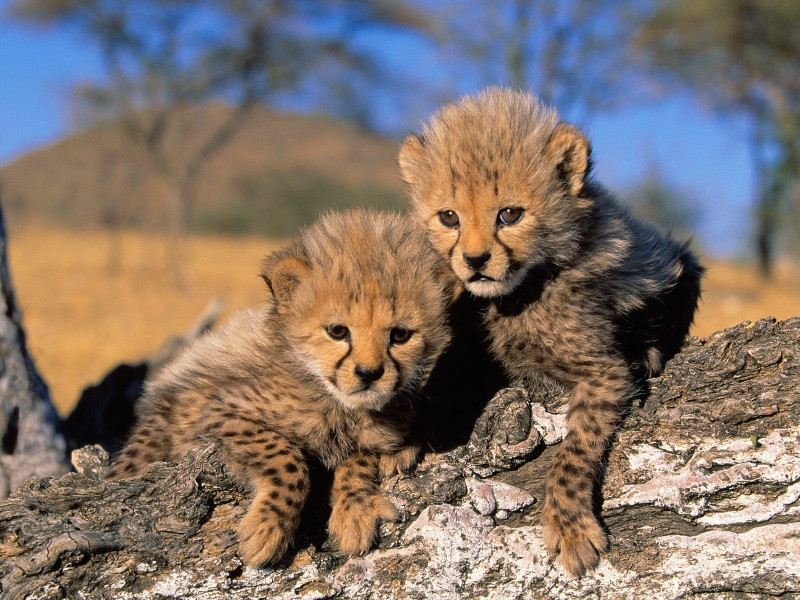
#> input picture test_images/test_image_real.jpg, 1600 x 1200 px (shown at 1/2 size)
$ python test.py ../test_images/test_image_real.jpg
#> lines starting #> are read from the running program, lines starting #| are printed output that depends on the picture; after the words box and inside, x2 and y2 are one past the last pixel; in counts of white or black regions, pixels touching at a corner belong together
### src/tools/forensic_analyzer.py
"""
Forensic Analyzer: Görsele forensic önişleme uygular.
- ELA (Error Level Analysis): Sıkıştırma tutarsızlığı haritası
- FFT Magnitude: Frekans alanı analizi
- Edge Density: Kenar yoğunluğu haritası
- Edge Pattern Analysis: AI tespit için edge yapı analizi
"""

from pathlib import Path
from io import BytesIO
import numpy as np
from PIL import Image, ImageChops, ImageEnhance
import cv2


class ForensicAnalyzer:
    """Görsel için forensic önişleme."""

    def __init__(self, target_size: int = 512):
        self.target_size = target_size

    def _resize_image(self, image: Image.Image) -> Image.Image:
        ratio = self.target_size / max(image.size)
        if ratio < 1:
            new_size = (int(image.size[0] * ratio), int(image.size[1] * ratio))
            image = image.resize(new_size, Image.LANCZOS)
        return image

    def compute_ela(self, image_path: Path, quality: int = 90) -> Image.Image:
#> called with quality = 90
        original = Image.open(image_path).convert("RGB")
#> original is the input picture: PIL image 1600x1200 RGB; mean R, G, B 129.4, 115.2, 105.6
        original = self._resize_image(original)

        buffer = BytesIO()
        original.save(buffer, format="JPEG", quality=quality)
        buffer.seek(0)
        recompressed = Image.open(buffer)

        ela = ImageChops.difference(original, recompressed)
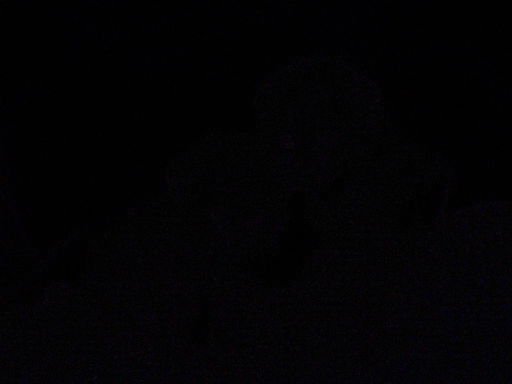
#> ela: PIL image 512x384 RGB; mean R, G, B 2.9, 2.2, 3.7
        extrema = ela.getextrema()
#> extrema = ((0, 34), (0, 18), (0, 44))
        max_diff = max([ex[1] for ex in extrema])
#> max_diff = 44
        if max_diff == 0:
            max_diff = 1
        scale = 255.0 / max_diff
#> scale = 5.8
        ela = ImageEnhance.Brightness(ela).enhance(scale)
        return ela

    def compute_fft_magnitude(self, image_path: Path) -> Image.Image:
        original = Image.open(image_path).convert("L")
#> original: PIL image 1600x1200 L
        original = self._resize_image(original)
        arr = np.array(original, dtype=np.float32)

        fft = np.fft.fft2(arr)
        fft_shifted = np.fft.fftshift(fft)
        magnitude = np.log(np.abs(fft_shifted) + 1)
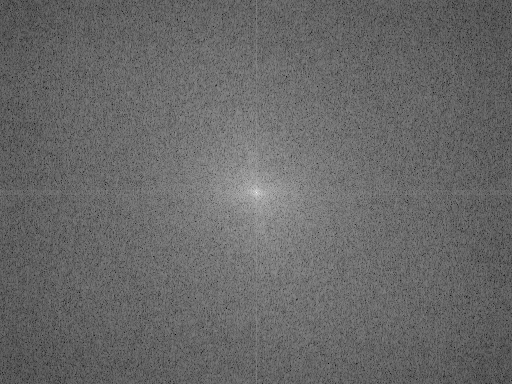
#> magnitude: shape (384, 512) float64; min 2.7, max 16.96, mean 8.55; drawn with min black and max white
        magnitude = (magnitude - magnitude.min()) / (magnitude.max() - magnitude.min())
        magnitude = (magnitude * 255).astype(np.uint8)

        return Image.fromarray(magnitude)

    def compute_edge_map(self, image_path: Path) -> np.ndarray:
        """Edge detection — numpy array döndürür (analiz için)."""
        original = Image.open(image_path).convert("L")
        original = self._resize_image(original)
        arr = np.array(original)
        edges = cv2.Canny(arr, threshold1=50, threshold2=150)
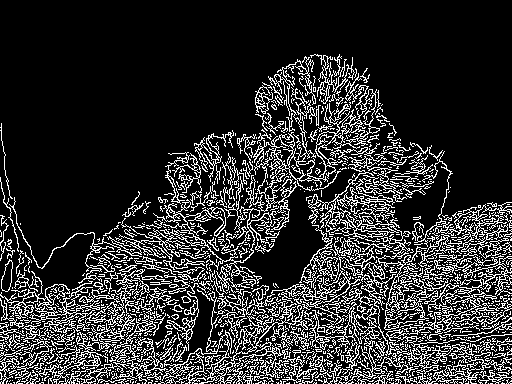
#> edges: shape (384, 512); 18.6% white in thin lines or dots, all inside (x1, y1, x2, y2) = (0, 54, 512, 384)
        return edges

    def analyze_edge_patterns(self, edges: np.ndarray) -> dict:
        """
        Edge map'inden AI tespit metrikleri çıkar.

        AI imzaları:
        - Düşük edge uniformity variance (her yer aynı yoğunlukta)
        - Yüksek texture repetition (tekrar eden pattern'ler)
        - Düşük density spread (uniform dağılım)
        """
        h, w = edges.shape
#> h = 384; w = 512

        # 1. EDGE UNIFORMITY (8x8 grid variance)
        grid_size = 8
        cell_h, cell_w = h // grid_size, w // grid_size
#> cell_h = 48; cell_w = 64
        cell_densities = []

        for i in range(grid_size):
            for j in range(grid_size):
                cell = edges[
                    i * cell_h:(i + 1) * cell_h,
                    j * cell_w:(j + 1) * cell_w
                ]
                density = (cell > 0).sum() / cell.size
                cell_densities.append(density)
#> after the loop, cell_densities = 64 values, max 0.38 at index 49, min 0 at index 0, mean 0.186

        cell_densities = np.array(cell_densities)
        # Düşük std = uniform = AI işareti
        uniformity_std = float(cell_densities.std())
#> uniformity_std = 0.153
        uniformity_mean = float(cell_densities.mean())
#> uniformity_mean = 0.186

        # 2. TEXTURE REPETITION (patch similarity)
        # Görseli 32x32 patch'lere böl, ortalama benzerlik
        patch_size = 32
        patches = []
        for i in range(0, h - patch_size, patch_size):
            for j in range(0, w - patch_size, patch_size):
                patch = edges[i:i + patch_size, j:j + patch_size]
                patches.append(patch.flatten())
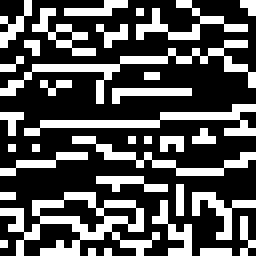
#> patch: shape (32, 32) (shown 8 times larger); 32.6% white in thin lines or dots
#> after the loop, patches = 165 items

        # En çok 50 patch'i karşılaştır (hız için)
        if len(patches) > 50:
            indices = np.linspace(0, len(patches) - 1, 50, dtype=int)
#> indices = 50 values from 0 to 164
            patches = [patches[i] for i in indices]
#> patches = 50 items

        patches = np.array(patches, dtype=np.float32)
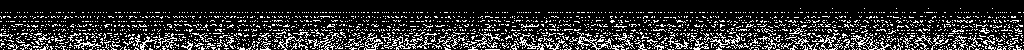
#> patches: shape (50, 1024) float32; 17.9% white in thin lines or dots, all inside (x1, y1, x2, y2) = (0, 8, 1024, 50)

        # Pairwise correlation
        if len(patches) > 1:
            # Her patch'i normalize et
            norms = np.linalg.norm(patches, axis=1, keepdims=True)
#> norms = 50 values, max 5144.4 at index 46, min 0 at index 0, mean 2737.1
            norms[norms == 0] = 1
            normalized = patches / norms
            # Cosine similarity matrix
            similarity = normalized @ normalized.T
            # Diagonal'ı çıkar (kendisiyle benzerliği)
            np.fill_diagonal(similarity, 0)
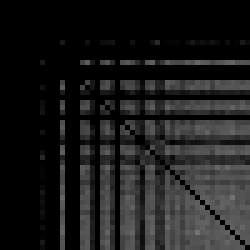
#> similarity: shape (50, 50) float32 (shown 5 times larger); min 0, max 0.453, mean 0.109
            avg_similarity = float(similarity.mean())
#> avg_similarity = 0.109
        else:
            avg_similarity = 0.0

        # 3. DENSITY DISTRIBUTION (histogram analizi)
        # Eğer dağılım uniform ise AI işareti, bimodal ise real
        hist, _ = np.histogram(cell_densities, bins=10)
#> hist = [22, 3, 2, 0, 2, 4, 2, 6, 7, 16]
        hist_normalized = hist / hist.sum() if hist.sum() > 0 else hist
#> hist_normalized = [0.344, 0.0469, 0.0312, 0, 0.0312, 0.0625, 0.0312, 0.0938, 0.109, 0.25]
        # Entropy: yüksek = uniform dağılım
        entropy = -np.sum([p * np.log(p + 1e-10) for p in hist_normalized])
#> entropy = 1.82

        # 4. OVERALL EDGE DENSITY
        overall_density = float((edges > 0).sum() / edges.size)
#> overall_density = 0.186

        return {
            "edge_density": overall_density,
            "uniformity_std": uniformity_std,
            "uniformity_mean": uniformity_mean,
            "texture_repetition": avg_similarity,
            "density_entropy": float(entropy),
        }

    def compute_ai_likelihood_score(self, metrics: dict) -> dict:
        """
        Metriklerden AI olma olasılığını hesapla.
        Heuristic skorlar — kalibrasyon test sonuçlarına göre yapılacak.
        """
        score = 0
        signals = []

        # Düşük uniformity_std = uniform dağılım = AI
        if metrics["uniformity_std"] < 0.05:
            score += 30
            signals.append("Edge dağılımı uniform (AI işareti)")
        elif metrics["uniformity_std"] < 0.10:
            score += 15
            signals.append("Edge dağılımı kısmen uniform")

        # Yüksek texture repetition = AI
        if metrics["texture_repetition"] > 0.3:
            score += 30
            signals.append("Tekstür tekrarı yüksek (AI işareti)")
        elif metrics["texture_repetition"] > 0.2:
            score += 15
            signals.append("Tekstür tekrarı orta")

        # Yüksek entropy = uniform dağılım = AI
        if metrics["density_entropy"] > 2.0:
            score += 20
            signals.append("Yoğunluk dağılımı çok düzgün")

        # Çok yüksek edge density (Görsel 4-5 gibi köpük tekstür)
        if metrics["edge_density"] > 0.30:
            score += 20
            signals.append("Aşırı yoğun edge (sentetik doku)")

        return {
            "ai_score": score,
            "max_score": 100,
            "signals": signals,
            "interpretation": (
                "AI olma ihtimali yüksek" if score >= 50 else
                "AI olma ihtimali orta" if score >= 25 else
                "Gerçek fotoğraf görünümü"
            )
        }

    def analyze_all(self, image_path: Path) -> dict:
        """Tüm forensic analizleri yap."""
        ela = self.compute_ela(image_path)
        fft = self.compute_fft_magnitude(image_path)
        edges_array = self.compute_edge_map(image_path)
        edges_image = Image.fromarray(edges_array)

        # Edge pattern analizi (yeni)
        edge_metrics = self.analyze_edge_patterns(edges_array)
#> edge_metrics = {'edge_density': 0.186, 'uniformity_std': 0.153, 'uniformity_mean': 0.186, 'texture_repetition': 0.109, 'density_entropy': 1.82}
        ai_score = self.compute_ai_likelihood_score(edge_metrics)
#> ai_score = {'ai_score': 0, 'max_score': 100, 'signals': [], 'interpretation': 'Gerçek fotoğraf görünümü'}

        # Eski genel metrikler
        ela_arr = np.array(ela.convert("L"))
        fft_arr = np.array(fft)

        h, w = fft_arr.shape
#> h = 384; w = 512
        center_h, center_w = h // 2, w // 2
#> center_h = 192; center_w = 256
        center_region = fft_arr[
            center_h - h // 8:center_h + h // 8,
            center_w - w // 8:center_w + w // 8
        ]
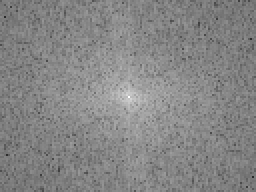
#> center_region: shape (96, 128) (shown 2 times larger); min 42, max 255, mean 133.8

        general_metrics = {
            "ela_mean": float(ela_arr.mean()),
            "ela_std": float(ela_arr.std()),
            "fft_center_ratio": float(center_region.mean() / (fft_arr.mean() + 1e-6)),
        }
#> general_metrics = {'ela_mean': 14.27, 'ela_std': 11.64, 'fft_center_ratio': 1.29}

        # Hepsini birleştir
        all_metrics = {**general_metrics, **edge_metrics}
#> all_metrics = {'ela_mean': 14.27, 'ela_std': 11.64, 'fft_center_ratio': 1.29, 'edge_density': 0.186, 'uniformity_std': 0.153, 'uniformity_mean': 0.186, 'texture_repetition': 0.109, 'density_entropy': 1.82}

        return {
            "ela_image": ela,
            "fft_image": fft,
            "edge_image": edges_image,
            "metrics": all_metrics,
            "ai_likelihood": ai_score,
        }


### src/test.py
"""
Forensic analyzer'ı test et.
"""

import sys
from pathlib import Path

from tools.forensic_analyzer import ForensicAnalyzer


def main():
    if len(sys.argv) < 2:
        print("Kullanım: python src/test_forensic.py <image_path>")
        sys.exit(1)

    image_path = Path(sys.argv[1])
    if not image_path.exists():
        print(f"Görsel bulunamadı: {image_path}")
        sys.exit(1)

    output_dir = Path(__file__).parent.parent / "forensic_output"
    output_dir.mkdir(exist_ok=True)

    print(f"\nForensic analiz başlatılıyor: {image_path.name}")
    print("=" * 60)

    analyzer = ForensicAnalyzer()
    result = analyzer.analyze_all(image_path)
#> result = 5 items

    # Görselleri kaydet
    base_name = image_path.stem
    result["ela_image"].save(output_dir / f"{base_name}_ela.png")
    result["fft_image"].save(output_dir / f"{base_name}_fft.png")
    result["edge_image"].save(output_dir / f"{base_name}_edges.png")

    # Metrikleri yazdır
    print("\n📊 Metrics:")
    for key, value in result["metrics"].items():
        print(f"  {key:25s}: {value:.4f}")
#> this loop made 8 passes
#> (key, value) on passes 1 to 8: ('ela_mean', 14.27), ('ela_std', 11.64), ('fft_center_ratio', 1.29), ('edge_density', 0.186), ('uniformity_std', 0.153), ('uniformity_mean', 0.186), ('texture_repetition', 0.109), ('density_entropy', 1.82)
#|   ela_mean                 : 14.2665
#|   ela_std                  : 11.6411
#|   fft_center_ratio         : 1.2854
#|   edge_density             : 0.1857
#|   uniformity_std           : 0.1534
#|   uniformity_mean          : 0.1857
#|   texture_repetition       : 0.1087
#|   density_entropy          : 1.8193

    # AI likelihood skoru
    ai_info = result["ai_likelihood"]
#> ai_info has the same summary as ai_score in analyze_all
    print(f"\n🎯 AI Likelihood Score: {ai_info['ai_score']}/{ai_info['max_score']}")
#| 🎯 AI Likelihood Score: 0/100
    print(f"   Yorum: {ai_info['interpretation']}")
#|    Yorum: Gerçek fotoğraf görünümü

    if ai_info["signals"]:
        print("\n🚨 Tespit Edilen Sinyaller:")
        for signal in ai_info["signals"]:
            print(f"   • {signal}")
    else:
        print("\n   ℹ️  Belirgin AI sinyali bulunamadı")

    print(f"\n💾 Görseller kaydedildi: {output_dir}")
    print("=" * 60 + "\n")


if __name__ == "__main__":
    main()
